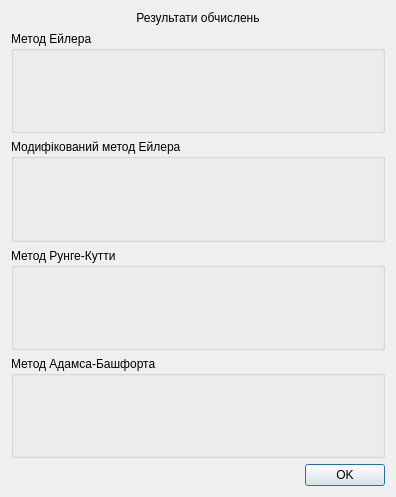
<?xml version="1.0" encoding="UTF-8"?>
<ui version="4.0">
 <class>ResultDialog</class>
 <widget class="QDialog" name="ResultDialog">
  <property name="geometry">
   <rect>
    <x>0</x>
    <y>0</y>
    <width>396</width>
    <height>497</height>
   </rect>
  </property>
  <property name="maximumSize">
   <size>
    <width>99999</width>
    <height>99999</height>
   </size>
  </property>
  <property name="windowTitle">
   <string>Результати</string>
  </property>
  <layout class="QVBoxLayout" name="verticalLayout">
   <property name="sizeConstraint">
    <enum>QLayout::SetMinimumSize</enum>
   </property>
   <item>
    <widget class="QLabel" name="label">
     <property name="maximumSize">
      <size>
       <width>16777215</width>
       <height>14</height>
      </size>
     </property>
     <property name="font">
      <font>
       <pointsize>9</pointsize>
      </font>
     </property>
     <property name="text">
      <string>Результати обчислень</string>
     </property>
     <property name="alignment">
      <set>Qt::AlignCenter</set>
     </property>
    </widget>
   </item>
   <item>
    <widget class="QGroupBox" name="gbEilers">
     <property name="title">
      <string>Метод Ейлера</string>
     </property>
    </widget>
   </item>
   <item>
    <widget class="QGroupBox" name="gbModEilers">
     <property name="title">
      <string>Модифікований метод Ейлера</string>
     </property>
    </widget>
   </item>
   <item>
    <widget class="QGroupBox" name="gbRKutta">
     <property name="title">
      <string>Метод Рунге-Кутти</string>
     </property>
    </widget>
   </item>
   <item>
    <widget class="QGroupBox" name="gbAdams">
     <property name="title">
      <string>Метод Адамса-Башфорта</string>
     </property>
    </widget>
   </item>
   <item>
    <widget class="QDialogButtonBox" name="buttonBox">
     <property name="orientation">
      <enum>Qt::Horizontal</enum>
     </property>
     <property name="standardButtons">
      <set>QDialogButtonBox::Ok</set>
     </property>
     <property name="centerButtons">
      <bool>false</bool>
     </property>
    </widget>
   </item>
  </layout>
 </widget>
 <resources/>
 <connections>
  <connection>
   <sender>buttonBox</sender>
   <signal>accepted()</signal>
   <receiver>ResultDialog</receiver>
   <slot>accept()</slot>
   <hints>
    <hint type="sourcelabel">
     <x>248</x>
     <y>254</y>
    </hint>
    <hint type="destinationlabel">
     <x>157</x>
     <y>274</y>
    </hint>
   </hints>
  </connection>
  <connection>
   <sender>buttonBox</sender>
   <signal>rejected()</signal>
   <receiver>ResultDialog</receiver>
   <slot>reject()</slot>
   <hints>
    <hint type="sourcelabel">
     <x>316</x>
     <y>260</y>
    </hint>
    <hint type="destinationlabel">
     <x>286</x>
     <y>274</y>
    </hint>
   </hints>
  </connection>
 </connections>
</ui>
